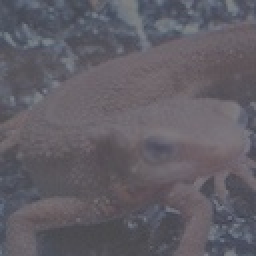
#> input picture Question_11_20/image_11_20/imori_dark.jpg, 128 x 128 px, found by its file name (shown 2 times larger)
$ python q22.py   (older library calls are emulated)
#> lines starting #> are read from the running program, lines starting #| are printed output that depends on the picture; after the words box and inside, x2 and y2 are one past the last pixel; in counts of white or black regions, pixels touching at a corner belong together
import cv2
import numpy as np
import matplotlib.pyplot as plt

def option(_img, m0 = 128, s0 = 52):
    img = _img.copy()
    m = np.mean(_img)
    s = np.std(_img)

    img = s0/s*(_img - m)+m0
    img[img < 0] = 0
    img[img > 255] = 255
    img = img.astype(np.uint8)
    return img


img = cv2.imread("./image_21_30/imori_dark.jpg").astype(np.float)
# out = img.copy()
if len(img.shape) == 3:
    H,W,C = img.shape
#> H = 128; W = 128; C = 3

else:
    img = np.expand_dims(img, axis = -1)
    H,W,C = img.shape

out = option(img)
#> in option, `m = np.mean(_img)`: m = 97.73
#> in option, `s = np.std(_img)`: s = 12.75
#> in option, `img = s0/s*(_img - m)+m0`:
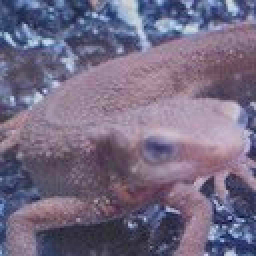
#> img: shape (128, 128, 3) float64 (shown 2 times larger); mean B, G, R 145.1, 112.9, 126; drawn with min black and max white
#> in option, `img[img < 0] = 0`: img: shape (128, 128, 3) float64; 0.04% of pixels changed, all inside (x1, y1, x2, y2) = (111, 108, 122, 120)
#> in option, `img[img > 255] = 255`:
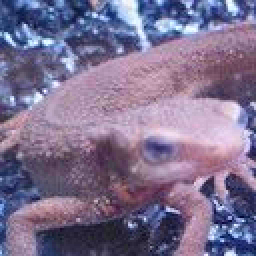
#> img: shape (128, 128, 3) float64 (shown 2 times larger); mean B, G, R 144.9, 112.9, 126

plt.hist(out.ravel(), bins= 225, rwidth = 0.8, range = (0, 255))
plt.savefig("./image_21_30/answer22_2.jpg")
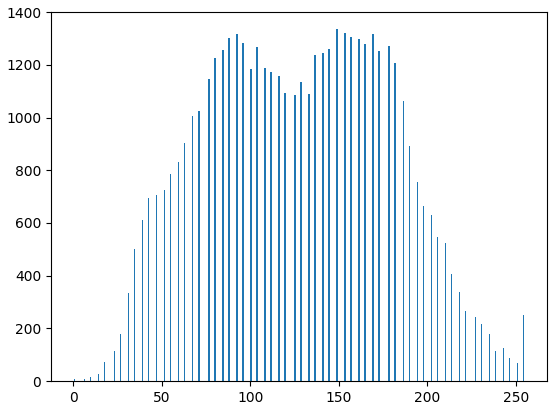
#> figure drawn by matplotlib, 1 panel; tallest bar 1335 high, from x = 148.6 to 149.5
plt.show()

cv2.imwrite("./image_21_30/answer22_1.jpg", out)
cv2.imshow("result", out)
cv2.waitKey(0)
cv2.destroyAllWindows()
